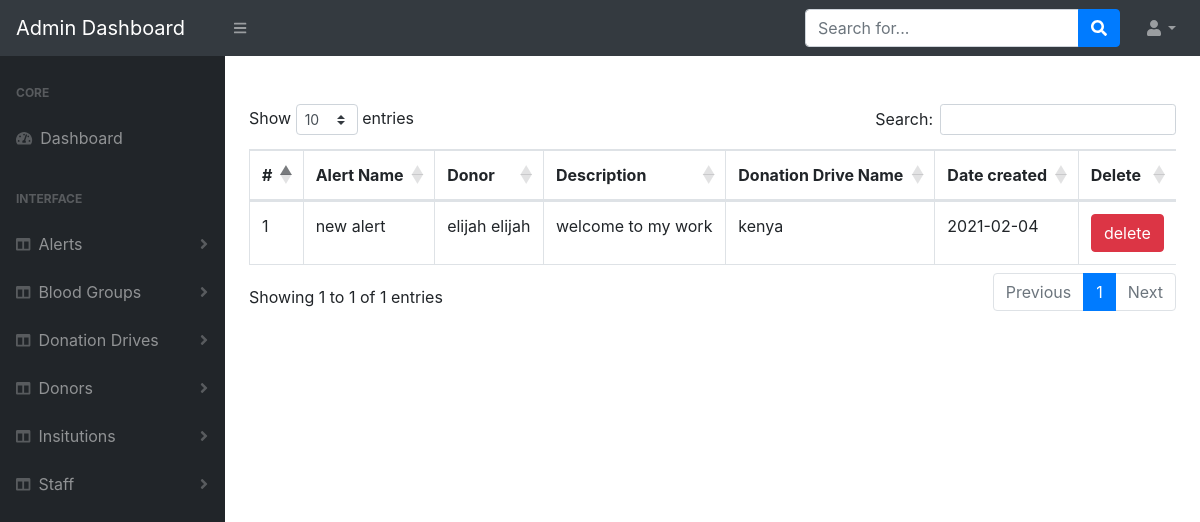
/admin/dist/allalerts.php (signed in), run on the app's committed database.
### tables this page shows
CREATE TABLE `alert` (
  `alert_id` int(11) NOT NULL,
  `alert_name` varchar(100) NOT NULL,
  `alert_desc` varchar(200) NOT NULL,
  `alert_donor_id` varchar(200) NOT NULL,
  `alert_donation_drive_id` varchar(200) NOT NULL,
  `alert_date` date NOT NULL DEFAULT current_timestamp()
);

### admin/dist/allalerts.php (the view, shortened to what this page needs)
<!DOCTYPE html>
<html lang="en">
    <head>
        <link href="css/styles.css" rel="stylesheet" />
        <link href="https://cdn.datatables.net/1.10.20/css/dataTables.bootstrap4.min.css" rel="stylesheet" />
    <link rel="stylesheet" href="plugins/datatables.net-bs4/css/dataTables.bootstrap4.min.css">
    </head>
    <body class="sb-nav-fixed">
        <nav class="sb-topnav navbar navbar-expand navbar-dark bg-dark">
            <a class="navbar-brand" href="dashboard.php">Admin Dashboard</a>
            <button class="btn btn-link btn-sm order-1 order-lg-0" id="sidebarToggle" href="#"><i class="fas fa-bars"></i></button>
            <form class="d-none d-md-inline-block form-inline ml-auto mr-0 mr-md-3 my-2 my-md-0">
                <div class="input-group">
                    <input class="form-control" type="text" placeholder="Search for..." aria-label="Search" aria-describedby="basic-addon2" />
                    <div class="input-group-append">
                        <button class="btn btn-primary" type="button"><i class="fas fa-search"></i></button>
                    </div>
                </div>
            </form>
            <ul class="navbar-nav ml-auto ml-md-0">
                <li class="nav-item dropdown">
                    <a class="nav-link dropdown-toggle" id="userDropdown" href="#" role="button" data-toggle="dropdown" aria-haspopup="true" aria-expanded="false"><i class="fas fa-user fa-fw"></i></a>
                </li>
            </ul>
        </nav>
        <div id="layoutSidenav">
            <div id="layoutSidenav_nav">
                <nav class="sb-sidenav accordion sb-sidenav-dark" id="sidenavAccordion">
                    <div class="sb-sidenav-menu">
                        <div class="nav">
                            <div class="sb-sidenav-menu-heading">Core</div>
                            <a class="nav-link" href="dashboard.php">
                                <div class="sb-nav-link-icon"><i class="fas fa-tachometer-alt"></i></div>
                                Dashboard
                            </a>
                            <div class="sb-sidenav-menu-heading">Interface</div>
                            <a class="nav-link collapsed" href="#" data-toggle="collapse" data-target="#collapseLayouts" aria-expanded="false" aria-controls="collapseLayouts">
                                <div class="sb-nav-link-icon"><i class="fas fa-columns"></i></div>
                                Alerts
                                <div class="sb-sidenav-collapse-arrow"><i class="fas fa-angle-down"></i></div>
                            </a>
                            <a class="nav-link collapsed" href="#" data-toggle="collapse" data-target="#collapseLayouts" aria-expanded="false" aria-controls="collapseLayouts">
                                <div class="sb-nav-link-icon"><i class="fas fa-columns"></i></div>
                                Blood Groups
                                <div class="sb-sidenav-collapse-arrow"><i class="fas fa-angle-down"></i></div>
                            </a>
                            <a class="nav-link collapsed" href="#" data-toggle="collapse" data-target="#collapseLayouts" aria-expanded="false" aria-controls="collapseLayouts">
                                <div class="sb-nav-link-icon"><i class="fas fa-columns"></i></div>
                                Donation Drives
                                <div class="sb-sidenav-collapse-arrow"><i class="fas fa-angle-down"></i></div>
                            </a>
                            <a class="nav-link collapsed" href="#" data-toggle="collapse" data-target="#collapseLayouts" aria-expanded="false" aria-controls="collapseLayouts">
                                <div class="sb-nav-link-icon"><i class="fas fa-columns"></i></div>
                                Donors
                                <div class="sb-sidenav-collapse-arrow"><i class="fas fa-angle-down"></i></div>
                            </a>
                            <a class="nav-link collapsed" href="#" data-toggle="collapse" data-target="#collapseLayouts" aria-expanded="false" aria-controls="collapseLayouts">
                                <div class="sb-nav-link-icon"><i class="fas fa-columns"></i></div>
                                Insitutions
                                <div class="sb-sidenav-collapse-arrow"><i class="fas fa-angle-down"></i></div>
                            </a>
                            <a class="nav-link collapsed" href="#" data-toggle="collapse" data-target="#collapseLayouts" aria-expanded="false" aria-controls="collapseLayouts">
                                <div class="sb-nav-link-icon"><i class="fas fa-columns"></i></div>
                                Staff
                                <div class="sb-sidenav-collapse-arrow"><i class="fas fa-angle-down"></i></div>
                            </a>
                        </div>
                    </div>
                </nav>
            </div>
            <div id="layoutSidenav_content">
                <main>
                    <div class="container-fluid" style="padding-top: 3rem;">
                    <table class="table table-bordered" id="allgroups">
  <thead>
    <tr>
      <th scope="col">#</th>
      <th scope="col">Alert Name</th>
      <th scope="col"> Donor </th>
      <th scope="col">Description</th>
      <th scope="col">Donation Drive Name</th>
      <th scope="col">Date created</th>
      <th scope="col">Delete</th>
    </tr>
  </thead>
  <tbody>
                    <?php
     include '../dbconnection.php';
        $data = "SELECT * FROM `alert`";
        $query = mysqli_query($conn, $data);
        while($fetch = mysqli_fetch_assoc($query)){
            $record = $fetch['alert_id'];
            $names = $fetch['alert_name'];
            $desc = $fetch['alert_desc'];
            $donor = $fetch['alert_donor_id'];
            $donation = $fetch['alert_donation_drive_id'];
            $dates = $fetch['alert_date'];
            echo "
                <tr>
                    <td>$record</td>
                    <td>$names</td>
                    <td>$donor</td>
                    <td>$desc</td>
                    <td>$donation</td>
                    <td>$dates</td>
                    <td><a href='deletealert.php?id=$record' class='btn btn-danger btn-block'>delete</td>
                </tr>
            ";
        }
     ?>
  </tbody>
</table>
                    </div>
                </main>
            </div>
        </div>
    </body>
</html>

### data on the page
alert: alert_id "1", alert_name "new alert", alert_donor "elijah elijah", alert_desc "welcome to my work", alert_donation_drive "kenya", alert_date "2021-02-04"
